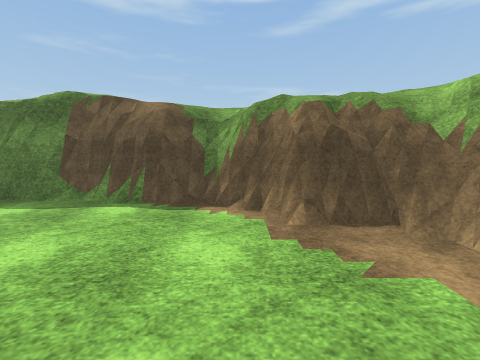
View 1 (above)

16 first-person views from a walk through a scene from a Unity 3-D project. The camera is 1.3 m above the floor, tilts 6° down and sees 90° across. The floor is counted in squares, 1 m on a side. Each view is taken from the middle of a square. On the plan, view 1 faces up. The plan holds only what a view shows up to about 12 squares ahead; the rest is blank. The place goes on beyond the plan. Some surface patterns are stand-ins.

View 2
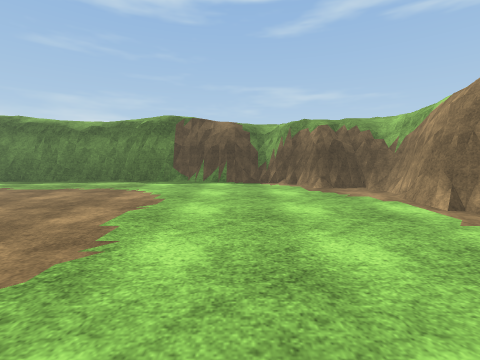

View 3
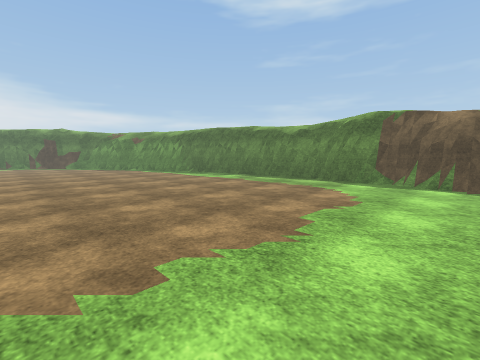

View 4
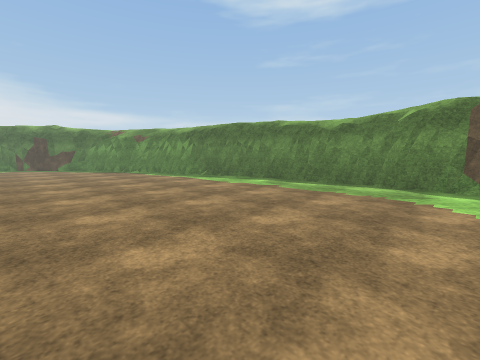

View 5
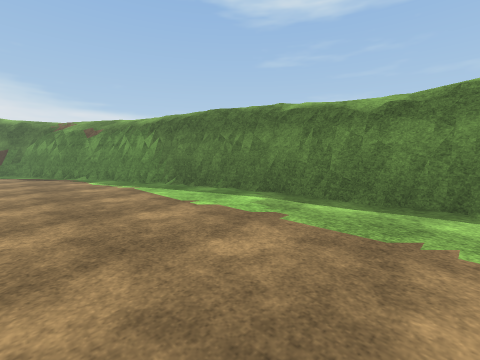

View 6
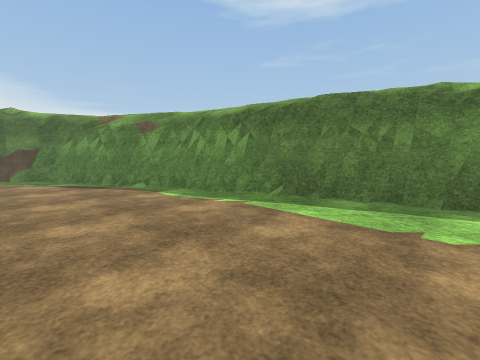

View 7
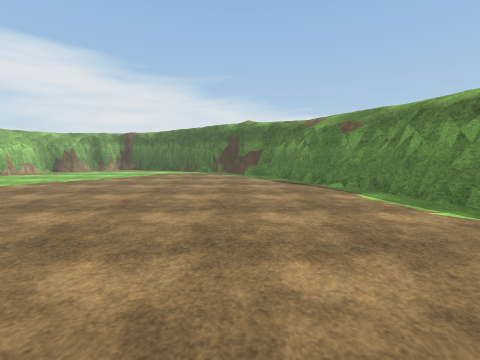

View 8
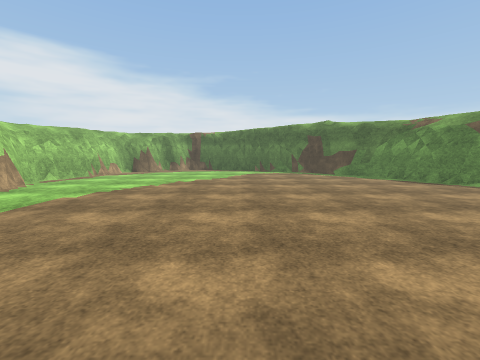

View 9
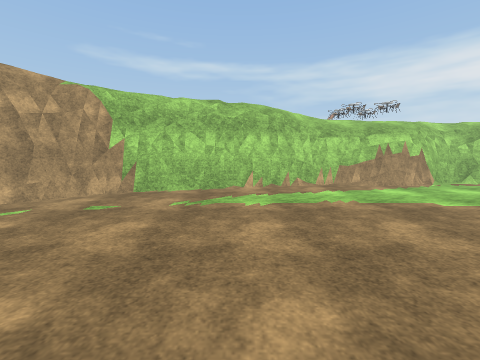

View 10
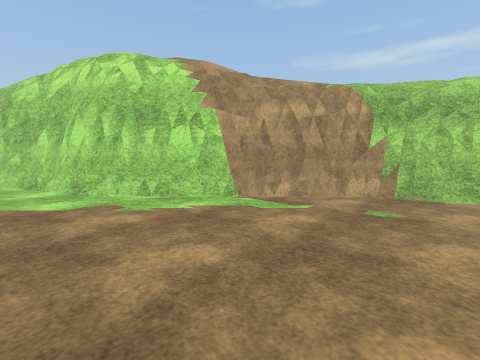

View 11
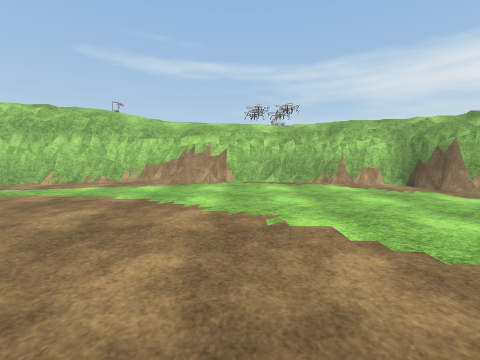

View 12
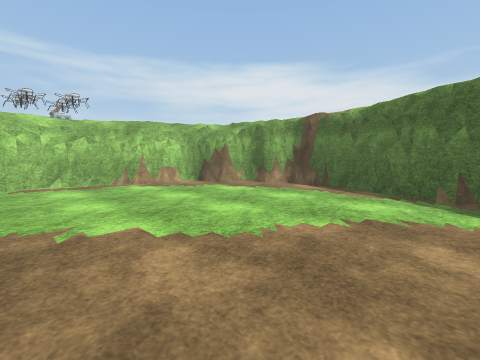

View 13
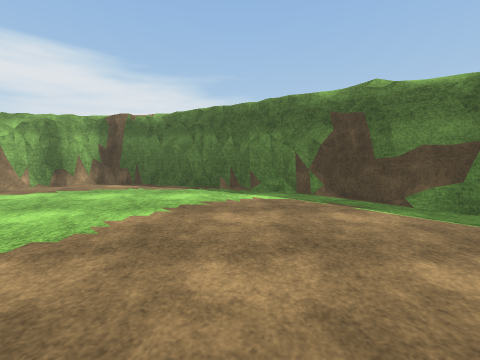

View 14
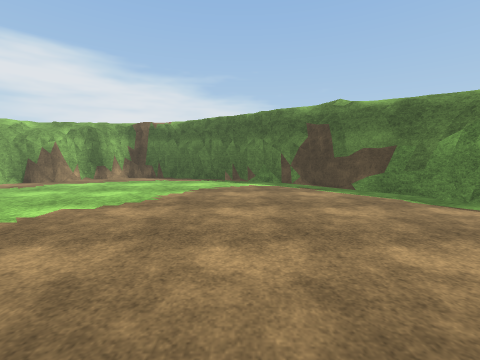

View 15
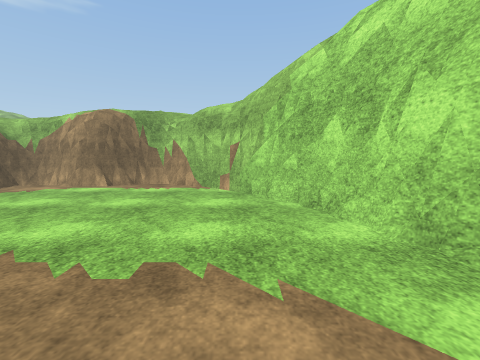

View 16
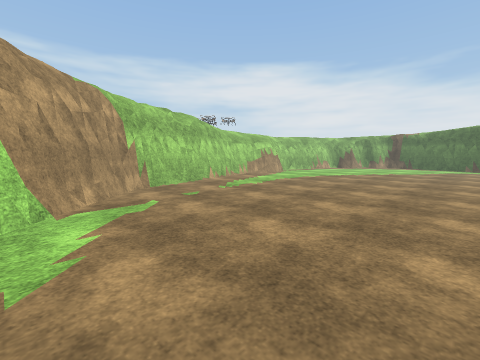

### Floor plan
Key: @ floor where view 1 was taken; # wall or solid block; . floor; = window, fence, low wall or low ledge.
Columns run from 34 left of view 1 to 4 right of it. Each row starts with its distance up from view 1.
  7                   ##################
  6                #####..............###
  5             #####..................####
  4           ####.......................=#
  3          ###.........................=#
  2       ####...........................##
  1      ###.............................##
  0     ###...........................@..=#
 -1    ##.................................#
 -2    #..................................#
 -3   ##.................................##
 -4  ##..................................#
 -5  #.................................###
 -6  #................................##
 -7 ##..............................###
 -8 ##............................###
 -9 #............................##
-10 #...........................##
-11 #..........................##
-12 ##........................##
-13 ##.......................##
-14  ##....................###
-15   #=................=####
-16   #####.....==...######
-17      ####=#########
-18        ####

Positions as (right, up) in squares from view 1, and headings:
1: (0, 0), facing up
2: (-2, -5), facing up
3: (-2, -5), facing up-left
4: (-5, -4), facing up-left
5: (-8, 0), facing up-left
6: (-13, -1), facing up-left
7: (-13, -1), facing left
8: (-13, -7), facing left
9: (-15, -6), facing down
10: (-13, -6), facing down-right
11: (-24, -5), facing down
12: (-24, -5), facing down-left
13: (-23, -5), facing left
14: (-20, -5), facing left
15: (-7, -5), facing right
16: (-7, -5), facing down-left
